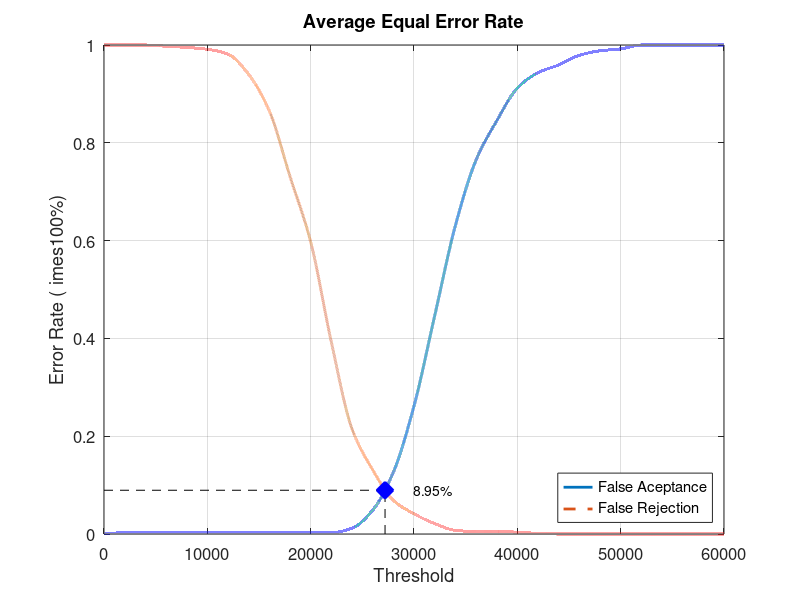
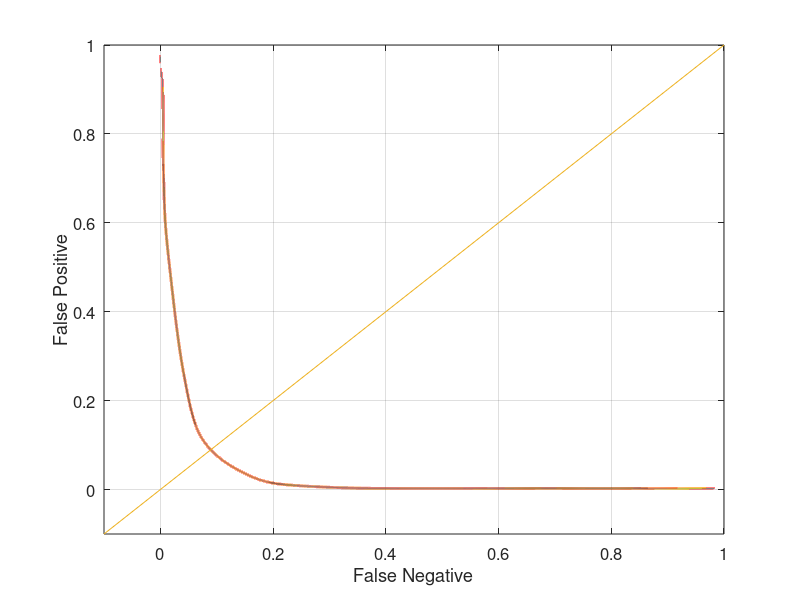

The MATLAB source for these figures, in order:
close all;
clear;
clc;
x = 0:2000:60000;
xq = 0:0.5:60000;

y0 = [0 0.00263158 0.00263158 0.00263158 0.00263158 0.00263158 0.00263158 0.00263158 0.00263158 0.00263158 0.00263158 0.00263158 0.0118421 0.0486842 0.126316 0.261842 0.446053 0.630263 0.764474 0.844737 0.911842 0.943421 0.959211 0.978947 0.988158 0.992105 1 1 1 1 1]
yy0 = interp1(x, y0, xq, 'pchip');
y1 = [1 1 1 0.9975 0.995 0.99125 0.98125 0.94 0.865 0.73125 0.5975 0.3925 0.215 0.13125 0.06875 0.04125 0.02125 0.0075 0.005 0.005 0.00375 0.00125 0 0 0 0 0 0 0 0 0]
yy1 = interp1(x, y1, xq, 'pchip');

% Calculating EER: 
y2 = abs(y0 - y1);
find(y2 == min(y2))
yy2 = abs(yy0 - yy1);
xEER = find(yy2 == min(yy2));
xEERIndex = xq(xEER) % X-axis EER
yEER = yy0(xEER) % Y-axis EER

main = figure
plot(xq, yy0,'-','LineWidth', 2);	hold on
plot(xq, yy1,'--','LineWidth', 2);	hold on
plot([xEERIndex xEERIndex], [0 yEER], 'k--');	hold on
plot([0 xEERIndex], [yEER yEER], 'k--');	hold on
plot(xEERIndex, yEER, 'bx', 'LineWidth', 10);	hold on
text(xEERIndex + 10 * xEERIndex / 100, yEER, [num2str(round((10000 * yEER)) / 100) '%'])
legend('False Aceptance', 'False Rejection', 'Location', 'SouthEast')
xlabel('Threshold')
ylabel('Error Rate (	imes100%)')
title('Average Equal Error Rate')
set(gca, 'FontSize', 12)
axis([0 60000 0 1])
grid on

print(main, 'Experiment5AverageMain', '-dpng');
FNRxFPR = figure('Color', [1 1 1]);
plot(yy1, yy0, '-', yy1, yy0, 'LineWidth', 2);
hold on
y = -0.1:0.1:1
plot(y, y); 
set(gca, 'FontSize', 12)
xlabel('False Negative')
ylabel('False Positive')
axis([-0.1 1 -0.1 1])
set(gca, 'FontSize', 12)
grid on

print(FNRxFPR, 'Experiment5AverageFNRxFPR','-dpng');
